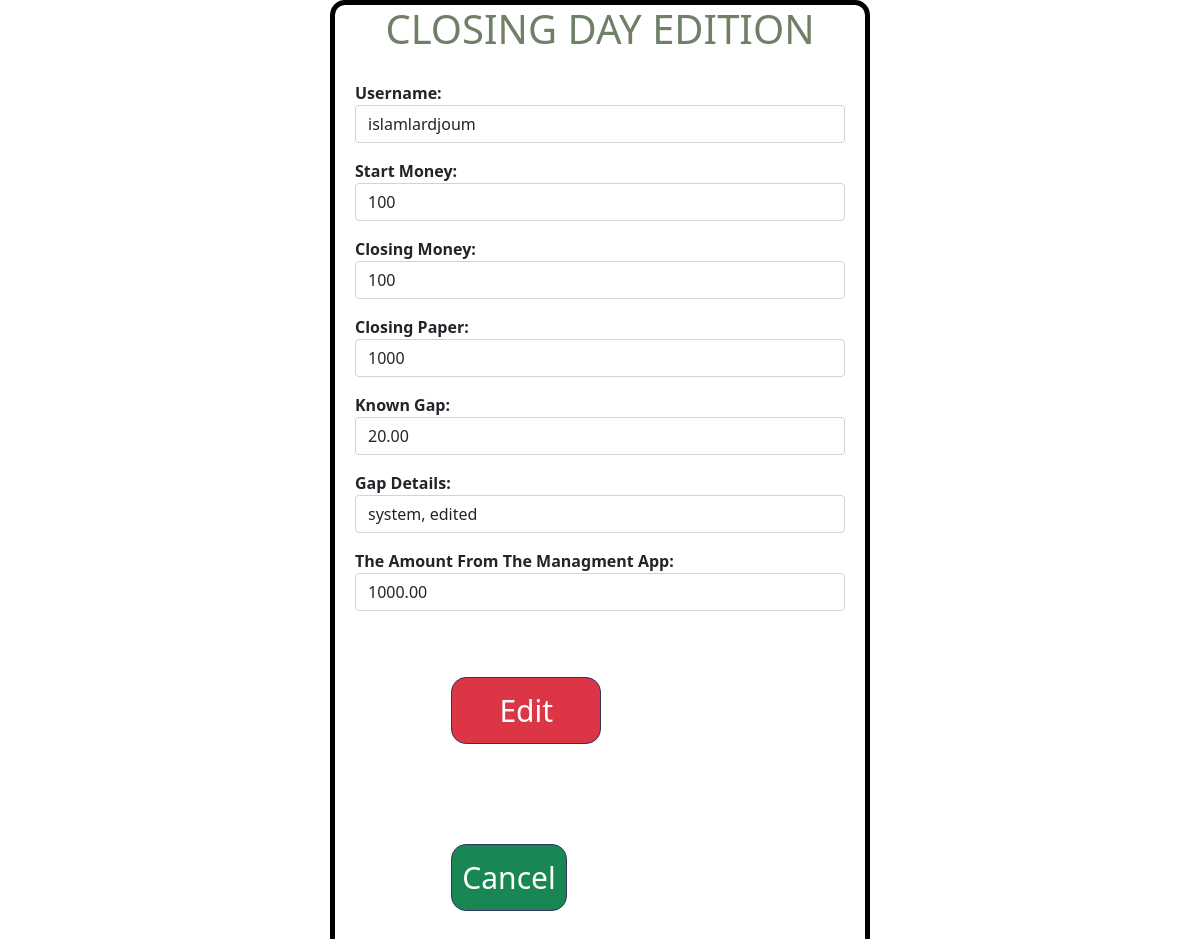
Screenshot of /cloture/editad/1 (signed in) with the database file from the repository.
### cloture/models.py (models this page shows)
class Closure(models.Model):
	creation_date = models.DateTimeField(auto_now_add=True)
	username = models.ForeignKey(User, on_delete=models.CASCADE)
	start_money = models.IntegerField()
	closure_money = models.IntegerField()
	closure_paper = models.IntegerField()
	money = models.DecimalField(decimal_places=2, max_digits=8, null=True, blank=True, default=0)
	details = models.CharField(max_length=200, blank=True, null=True)
	wasfa = models.DecimalField(decimal_places=2, max_digits=8, blank=True, null=True, default=0)
	real_money = models.DecimalField(decimal_places=2, max_digits=8, null=True, blank=True, default=0)
	ecart = models.DecimalField(decimal_places=2, max_digits=8, null=True, blank=True)

### gestion_accueil/decorators.py (the view)
		def wrapper_func(request, *args, **kwargs):
			group = None
			if request.user.groups.exists():
				group = request.user.groups.all()[0].name
			if group in allowed_roles:
				return view_func(request, *args, **kwargs)
			else:
				return HttpResponse ('You Are Not Autorized To See This Page')

### cloture/forms.py
class ClosureForm(forms.ModelForm):
	class Meta:
		model = Closure
		fields = [
			'username',
			'start_money',
			'closure_money',
			'closure_paper',
			'money',
			'details',
			'wasfa'
		]
		widgets = {
			'username' : forms.Select(attrs={
				'id':'str_mny',
				'class' : 'form-control'
				}),
			'start_money' : forms.NumberInput(attrs={
				'id':'str_mny',
				'class' : 'form-control'
				}),
			'closure_money' : forms.NumberInput(attrs={
				'id':'clo_mny',
				'class' : 'form-control'
				}),
			'closure_paper' : forms.NumberInput(attrs={
				'id':'clo_pper',
				'class' : 'form-control'
				}),
			'money' : forms.NumberInput(attrs={
				'id':'mny',
				'class' : 'form-control'
				}),
			'details' : forms.TextInput(attrs={
				'id':'dtls',
				'class' : 'form-control'
				}),
			'wasfa' : forms.NumberInput(attrs={
				'id':'wasfa',
				'class' : 'form-control'
				})
		}
		labels = {
			'username' : ("Username"),
			'start_money' : ("Start Money"),
			'closure_money' : ("Closing Money"),
			'closure_paper' : ("Closing Paper"),
			'money' : ("Known Gap"),
			'details' : ("Gap Details"),
			'wasfa' : ("The Amount From The Managment App"),
		}

### cloture/views.py (called while the page is built, shortened)
@login_required(login_url='login')
@allowed_users(allowed_roles=['admin'])
def editAdForm(request, pk):
	row = Closure.objects.get(id=pk)
	form = ClosureForm(instance=row)
	context = {
		'form' : form
	}
	return render(request,'editad.html', context)

### cloture/templates/editad.html (shortened to what this page needs)
<!DOCTYPE html>
<html>
<head>
	<link href="https://cdn.jsdelivr.net/npm/bootstrap@5.0.0/dist/css/bootstrap.min.css" rel="stylesheet">
</head>
<body>
<div id="container">
	<div id="subcontainer1">
		<h1> Closing Day Edition</h1>
		<form method="POST" action="">{% csrf_token %}
			{{form.as_p}}
			<div  class="container" id="subbtn">
				<input type="submit" name="edit " value="Edit" id="send" class="btn btn-danger">
				<button class="btn btn-success" id="btncancel"><a href="{% url 'visedit' %}">Cancel</a></button>
			</div>
		</form>
	</div>
</div>
</body>
</html>

### cloture/templates/editad.html (style rules this page uses)
label { float: left; font-weight: bold; }
#send { width: 150px }
#container { display: flex; flex-wrap: wrap; margin: auto; }
#subcontainer1 { border:solid black 5px; width: 45%; border-radius: 15px; margin: auto; }
form { padding: 20px; }
h1 { text-align: center; text-transform: uppercase; color: #6f8066; }
.btn { border-radius: 15px; border-color: #323463; font-size: 30px; padding: 10px; margin: 50px; }
#btncancel { text-decoration: none; margin-left: 50px; }
a { text-decoration: none; color: white; }
#subbtn { margin-left: 7% }

### rows the page displays
Closure: start_money "100", closure_money "100", closure_paper "1000", money "20.00", details "system, edited", wasfa "1000.00"
